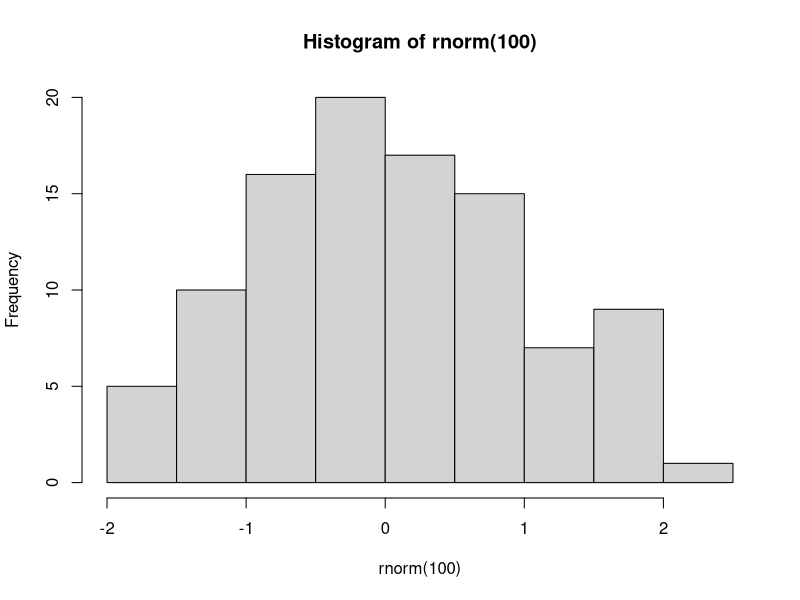

This chart was generated by the following R code:
## ---- chunk 1
2+3
2^3
2+3-2^3
(2+3-2^3)*4
(2+3-2^3)/4
2+3^4
1:4
2+(1:4)^4
log(1:4)
log2(1:4)
sin(0.5)
## ---- chunk 2
hist(rnorm(100))
